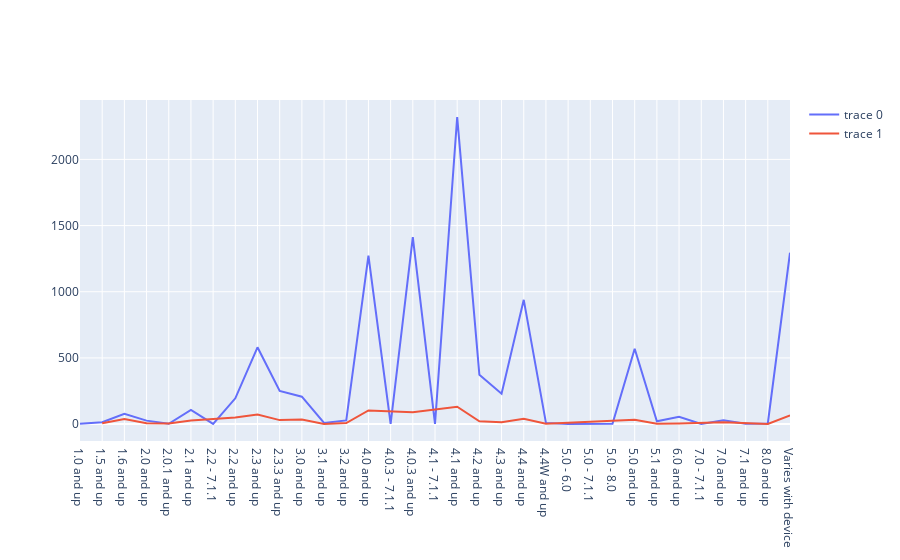

The notebook cell this image was saved under:
### Code cell
need_visuals(free_ver,paid_ver,'version','count')

### Figure 1 — Plotly figure (JSON) as saved in the notebook; plotly's stock layout.template omitted (floating-point values rounded to 4 significant figures)
{"data": [{"type": "scatter", "x": ["1.0 and up", "1.5 and up", "1.6 and up", "2.0 and up", "2.0.1 and up", "2.1 and up", "2.2 - 7.1.1", "2.2 and up", "2.3 and up", "2.3.3 and up", "3.0 and up", "3.1 and up", "3.2 and up", "4.0 and up", "4.0.3 - 7.1.1", "4.0.3 and up", "4.1 - 7.1.1", "4.1 and up", "4.2 and up", "4.3 and up", "4.4 and up", "4.4W and up", "5.0 - 6.0", "5.0 - 7.1.1", "5.0 - 8.0", "5.0 and up", "5.1 and up", "6.0 and up", "7.0 - 7.1.1", "7.0 and up", "7.1 and up", "8.0 and up", "Varies with device"], "y": [2, 14, 77, 26, 2, 107, 1, 195, 580, 251, 207, 9, 28, 1273, 2, 1412, 1, 2320, 373, 229, 939, 9, 1, 1, 2, 569, 21, 55, 1, 29, 3, 5, 1295]}, {"type": "scatter", "x": ["1.5 and up", "1.6 and up", "2.0 and up", "2.0.1 and up", "2.1 and up", "2.2 and up", "2.3 and up", "2.3.3 and up", "3.0 and up", "3.1 and up", "3.2 and up", "4.0 and up", "4.0.3 and up", "4.1 and up", "4.2 and up", "4.3 and up", "4.4 and up", "4.4W and up", "5.0 and up", "5.1 and up", "6.0 and up", "7.0 and up", "8.0 and up", "Varies with device"], "y": [6, 39, 6, 5, 27, 49, 72, 30, 34, 1, 8, 103, 89, 131, 21, 14, 41, 3, 32, 3, 5, 13, 1, 66]}], "layout": {}}
